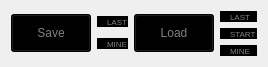
  <widget class="QWidget" name="horizontalLayoutWidget_3">
   <property name="geometry">
    <rect>
     <x>1030</x>
     <y>370</y>
     <width>219</width>
     <height>53</height>
    </rect>
   </property>
   <layout class="QHBoxLayout" name="Choose_save_or_load">
    <item>
     <widget class="QPushButton" name="Save">
      <property name="styleSheet">
       <string notr="true">QPushButton{
  background-color: black;
  color: gray;
  width: 55px;
  height: 30px;
}

QPushButton:hover {
  background-color: silver;
}

QPushButton:pressed {
  background-color: white;
}</string>
      </property>
      <property name="text">
       <string>Save</string>
      </property>
     </widget>
    </item>
    <item>
     <layout class="QVBoxLayout" name="Choose_save">
      <item>
       <widget class="QRadioButton" name="Save_to_last">
        <property name="styleSheet">
         <string notr="true">QRadioButton{
  spacing: 2;
  background-color: black;
  color: gray;
  font-size: 8px;
  font-weight: normal;
}

QRadioButton::indicator {
  width: 8px;
  height: 8px;
}

QRadioButton:pressed {
    color: green;
}</string>
        </property>
        <property name="text">
         <string>LAST</string>
        </property>
       </widget>
      </item>
      <item>
       <widget class="QRadioButton" name="Save_to_mine">
        <property name="styleSheet">
         <string notr="true">QRadioButton{
  spacing: 2;
  background-color: black;
  color: gray;
  font-size: 8px;
  font-weight: normal;
}

QRadioButton::indicator {
  width: 8px;
  height: 8px;
}

QRadioButton:pressed {
    color: green;
}</string>
        </property>
        <property name="text">
         <string>MINE</string>
        </property>
       </widget>
      </item>
     </layout>
    </item>
    <item>
     <widget class="QPushButton" name="Load">
      <property name="styleSheet">
       <string notr="true">QPushButton{
  background-color: black;
  color: gray;
  width: 55px;
  height: 30px;
}

QPushButton:hover {
  background-color: silver;
}

QPushButton:pressed {
  background-color: white;
}</string>
      </property>
      <property name="text">
       <string>Load</string>
      </property>
     </widget>
    </item>
    <item>
     <layout class="QVBoxLayout" name="Choose_load">
      <item>
       <widget class="QRadioButton" name="Load_from_last">
        <property name="styleSheet">
         <string notr="true">QRadioButton{
  spacing: 2;
  background-color: black;
  color: gray;
  font-size: 8px;
  font-weight: normal;
}

QRadioButton::indicator {
  width: 8px;
  height: 8px;
}

QRadioButton:pressed {
    color: green;
}</string>
        </property>
        <property name="text">
         <string>LAST</string>
        </property>
       </widget>
      </item>
      <item>
       <widget class="QRadioButton" name="Load_from_start">
        <property name="styleSheet">
         <string notr="true">QRadioButton{
  spacing: 2;
  background-color: black;
  color: gray;
  font-size: 8px;
  font-weight: normal;
}

QRadioButton::indicator {
  width: 8px;
  height: 8px;
}

QRadioButton:pressed {
    color: green;
}</string>
        </property>
        <property name="text">
         <string>START</string>
        </property>
       </widget>
      </item>
      <item>
       <widget class="QRadioButton" name="Load_from_mine">
        <property name="styleSheet">
         <string notr="true">QRadioButton{
  spacing: 2;
  background-color: black;
  color: gray;
  font-size: 8px;
  font-weight: normal;
}

QRadioButton::indicator {
  width: 8px;
  height: 8px;
}

QRadioButton:pressed {
    color: green;
}</string>
        </property>
        <property name="text">
         <string>MINE</string>
        </property>
       </widget>
      </item>
     </layout>
    </item>
   </layout>
  </widget>
